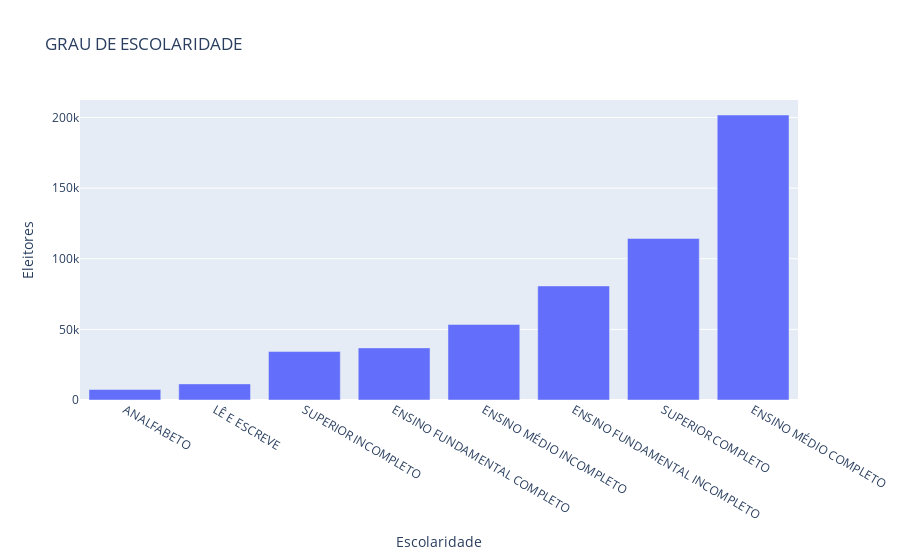

The cell this chart's notebook holds for it:
### Markdown cell above
## Visualizar dados!
### Plot Grau de Escolaridade

### Code cell
import pandas as pd
import plotly.express as px

total_eleitores_escolaridade = municipio.groupby('DS_GRAU_ESCOLARIDADE')['QT_ELEITORES_PERFIL'].sum().sort_values()
fig=px.bar(total_eleitores_escolaridade, x= total_eleitores_escolaridade.index, y=total_eleitores_escolaridade.values,
          title="GRAU DE ESCOLARIDADE", 
          labels={'y':'Eleitores', 'DS_GRAU_ESCOLARIDADE':'Escolaridade'})



fig.show()

### Figure 1 — Plotly figure (JSON) as saved in the notebook; plotly's stock layout.template omitted (floating-point values rounded to 4 significant figures)
{"data": [{"alignmentgroup": "True", "hovertemplate": "Escolaridade=%{x}<br>Eleitores=%{y}<extra></extra>", "legendgroup": "", "marker": {"color": "#636efa"}, "name": "", "offsetgroup": "", "orientation": "v", "showlegend": false, "textposition": "auto", "type": "bar", "x": ["ANALFABETO", "LÊ E ESCREVE", "SUPERIOR INCOMPLETO", "ENSINO FUNDAMENTAL COMPLETO", "ENSINO MÉDIO INCOMPLETO", "ENSINO FUNDAMENTAL INCOMPLETO", "SUPERIOR COMPLETO", "ENSINO MÉDIO COMPLETO"], "xaxis": "x", "y": [7450, 11406, 34301, 36895, 53476, 80780, 114388, 201805], "yaxis": "y"}], "layout": {"barmode": "relative", "legend": {"tracegroupgap": 0}, "title": {"text": "GRAU DE ESCOLARIDADE"}, "xaxis": {"anchor": "y", "domain": [0, 1], "title": {"text": "Escolaridade"}}, "yaxis": {"anchor": "x", "domain": [0, 1], "title": {"text": "Eleitores"}}}}
